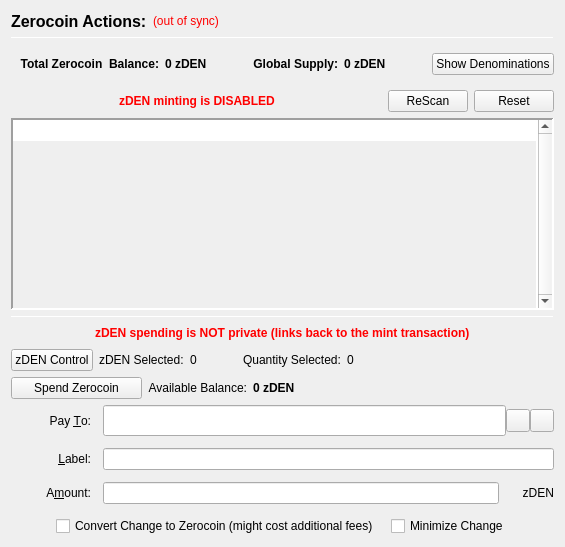
                  <widget class="QFrame" name="verticalFrameLeft">
                   <layout class="QVBoxLayout" name="verticalLayout_2">
                    <item>
                     <layout class="QVBoxLayout" name="verticalLayout_3">
                      <item>
                       <layout class="QHBoxLayout" name="horizontalLayout_3">
                        <item>
                         <widget class="QLabel" name="labelzDENActions">
                          <property name="font">
                           <font>
                            <pointsize>12</pointsize>
                            <weight>75</weight>
                            <bold>true</bold>
                           </font>
                          </property>
                          <property name="text">
                           <string>Zerocoin Actions:</string>
                          </property>
                          <property name="alignment">
                           <set>Qt::AlignLeading|Qt::AlignLeft|Qt::AlignVCenter</set>
                          </property>
                         </widget>
                        </item>
                        <item>
                         <widget class="QLabel" name="labelzDENSyncStatus">
                          <property name="toolTip">
                           <string>The displayed information may be out of date. Your wallet automatically synchronizes with the DENNODES network after a connection is established, but this process has not completed yet.</string>
                          </property>
                          <property name="styleSheet">
                           <string notr="true">QLabel { color: red; }</string>
                          </property>
                          <property name="text">
                           <string notr="true">(out of sync)</string>
                          </property>
                          <property name="alignment">
                           <set>Qt::AlignLeading|Qt::AlignLeft|Qt::AlignVCenter</set>
                          </property>
                         </widget>
                        </item>
                        <item>
                         <spacer name="horizontalSpacer">
                          <property name="orientation">
                           <enum>Qt::Horizontal</enum>
                          </property>
                          <property name="sizeHint" stdset="0">
                           <size>
                            <width>40</width>
                            <height>20</height>
                           </size>
                          </property>
                         </spacer>
                        </item>
                       </layout>
                      </item>
                      <item>
                       <widget class="Line" name="lineUpperLeft">
                        <property name="minimumSize">
                         <size>
                          <width>0</width>
                          <height>1</height>
                         </size>
                        </property>
                        <property name="maximumSize">
                         <size>
                          <width>16777215</width>
                          <height>1</height>
                         </size>
                        </property>
                        <property name="frameShadow">
                         <enum>QFrame::Sunken</enum>
                        </property>
                        <property name="orientation">
                         <enum>Qt::Horizontal</enum>
                        </property>
                       </widget>
                      </item>
                      <item>
                       <widget class="QFrame" name="balanceSupplyFrame">
                        <layout class="QHBoxLayout" name="horizontalLayout_2" stretch="0,0,0,1,0">
                         <property name="rightMargin">
                          <number>0</number>
                         </property>
                         <item>
                          <layout class="QHBoxLayout" name="horizontalLayout_34">
                           <item>
                            <widget class="QLabel" name="labelzAvailableText_3">
                             <property name="font">
                              <font>
                               <weight>75</weight>
                               <bold>true</bold>
                              </font>
                             </property>
                             <property name="toolTip">
                              <string>Total Balance including unconfirmed and immature zDEN</string>
                             </property>
                             <property name="text">
                              <string>Total Zerocoin  Balance:</string>
                             </property>
                             <property name="alignment">
                              <set>Qt::AlignRight|Qt::AlignTrailing|Qt::AlignVCenter</set>
                             </property>
                            </widget>
                           </item>
                           <item>
                            <widget class="QLabel" name="labelzAvailableAmount_4">
                             <property name="minimumSize">
                              <size>
                               <width>40</width>
                               <height>0</height>
                              </size>
                             </property>
                             <property name="font">
                              <font>
                               <weight>75</weight>
                               <bold>true</bold>
                              </font>
                             </property>
                             <property name="toolTip">
                              <string>Total Balance including unconfirmed and immature zDEN</string>
                             </property>
                             <property name="text">
                              <string>0 zDEN</string>
                             </property>
                             <property name="alignment">
                              <set>Qt::AlignLeading|Qt::AlignLeft|Qt::AlignVCenter</set>
                             </property>
                            </widget>
                           </item>
                          </layout>
                         </item>
                         <item>
                          <spacer name="horizontalSpacer_32">
                           <property name="orientation">
                            <enum>Qt::Horizontal</enum>
                           </property>
                           <property name="sizeHint" stdset="0">
                            <size>
                             <width>40</width>
                             <height>20</height>
                            </size>
                           </property>
                          </spacer>
                         </item>
                         <item>
                          <layout class="QHBoxLayout" name="horizontalLayout_35">
                           <item>
                            <widget class="QLabel" name="labelZsupplyText_2">
                             <property name="font">
                              <font>
                               <weight>75</weight>
                               <bold>true</bold>
                              </font>
                             </property>
                             <property name="text">
                              <string>Global Supply:</string>
                             </property>
                             <property name="alignment">
                              <set>Qt::AlignRight|Qt::AlignTrailing|Qt::AlignVCenter</set>
                             </property>
                            </widget>
                           </item>
                           <item>
                            <widget class="QLabel" name="labelZsupplyAmount_2">
                             <property name="font">
                              <font>
                               <weight>75</weight>
                               <bold>true</bold>
                              </font>
                             </property>
                             <property name="text">
                              <string>0 zDEN</string>
                             </property>
                            </widget>
                           </item>
                          </layout>
                         </item>
                         <item>
                          <spacer name="horizontalSpacer_31">
                           <property name="orientation">
                            <enum>Qt::Horizontal</enum>
                           </property>
                           <property name="sizeHint" stdset="0">
                            <size>
                             <width>40</width>
                             <height>20</height>
                            </size>
                           </property>
                          </spacer>
                         </item>
                         <item>
                          <widget class="QPushButton" name="pushButtonShowDenoms">
                           <property name="toolTip">
                            <string>Show zDEN denominations list</string>
                           </property>
                           <property name="text">
                            <string>Show Denominations</string>
                           </property>
                          </widget>
                         </item>
                        </layout>
                       </widget>
                      </item>
                      <item>
                       <layout class="QHBoxLayout" name="horizontalLayout_4">
                        <item>
                         <spacer name="horizontalSpacer_2">
                          <property name="orientation">
                           <enum>Qt::Horizontal</enum>
                          </property>
                          <property name="sizeHint" stdset="0">
                           <size>
                            <width>40</width>
                            <height>20</height>
                           </size>
                          </property>
                         </spacer>
                        </item>
                        <item>
                         <widget class="QLabel" name="label">
                          <property name="styleSheet">
                           <string notr="true">color: red;
font-weight: bold;</string>
                          </property>
                          <property name="text">
                           <string>zDEN minting is DISABLED</string>
                          </property>
                         </widget>
                        </item>
                        <item>
                         <spacer name="horizontalSpacer_3">
                          <property name="orientation">
                           <enum>Qt::Horizontal</enum>
                          </property>
                          <property name="sizeHint" stdset="0">
                           <size>
                            <width>40</width>
                            <height>20</height>
                           </size>
                          </property>
                         </spacer>
                        </item>
                        <item>
                         <widget class="QPushButton" name="pushButtonMintReset">
                          <property name="maximumSize">
                           <size>
                            <width>80</width>
                            <height>16777215</height>
                           </size>
                          </property>
                          <property name="toolTip">
                           <string>Rescan the complete blockchain for  Zerocoin mints and their meta-data.</string>
                          </property>
                          <property name="text">
                           <string>ReScan</string>
                          </property>
                         </widget>
                        </item>
                        <item>
                         <widget class="QPushButton" name="pushButtonSpentReset">
                          <property name="maximumSize">
                           <size>
                            <width>80</width>
                            <height>16777215</height>
                           </size>
                          </property>
                          <property name="toolTip">
                           <string>Reset Zerocoin Wallet DB. Deletes transactions that did not make it into the blockchain.</string>
                          </property>
                          <property name="text">
                           <string>Reset</string>
                          </property>
                         </widget>
                        </item>
                       </layout>
                      </item>
                      <item>
                       <widget class="QPlainTextEdit" name="TEMintStatus">
                        <property name="font">
                         <font>
                          <pointsize>8</pointsize>
                         </font>
                        </property>
                        <property name="toolTip">
                         <string>Status and/or Mesages from the last Mint Action.</string>
                        </property>
                        <property name="frameShape">
                         <enum>QFrame::Panel</enum>
                        </property>
                        <property name="frameShadow">
                         <enum>QFrame::Sunken</enum>
                        </property>
                        <property name="lineWidth">
                         <number>2</number>
                        </property>
                        <property name="midLineWidth">
                         <number>2</number>
                        </property>
                        <property name="verticalScrollBarPolicy">
                         <enum>Qt::ScrollBarAlwaysOn</enum>
                        </property>
                        <property name="horizontalScrollBarPolicy">
                         <enum>Qt::ScrollBarAlwaysOff</enum>
                        </property>
                        <property name="readOnly">
                         <bool>true</bool>
                        </property>
                        <property name="plainText">
                         <string notr="true"/>
                        </property>
                        <property name="backgroundVisible">
                         <bool>true</bool>
                        </property>
                       </widget>
                      </item>
                      <item>
                       <widget class="Line" name="line">
                        <property name="minimumSize">
                         <size>
                          <width>0</width>
                          <height>1</height>
                         </size>
                        </property>
                        <property name="maximumSize">
                         <size>
                          <width>16777215</width>
                          <height>1</height>
                         </size>
                        </property>
                        <property name="orientation">
                         <enum>Qt::Horizontal</enum>
                        </property>
                       </widget>
                      </item>
                      <item>
                       <layout class="QHBoxLayout" name="horizontalLayout_7">
                        <item>
                         <spacer name="horizontalSpacer_18">
                          <property name="orientation">
                           <enum>Qt::Horizontal</enum>
                          </property>
                          <property name="sizeHint" stdset="0">
                           <size>
                            <width>40</width>
                            <height>20</height>
                           </size>
                          </property>
                         </spacer>
                        </item>
                        <item>
                         <widget class="QLabel" name="label_2">
                          <property name="styleSheet">
                           <string notr="true">color: red;
font-weight: bold;</string>
                          </property>
                          <property name="text">
                           <string>zDEN spending is NOT private (links back to the mint transaction)</string>
                          </property>
                         </widget>
                        </item>
                        <item>
                         <spacer name="horizontalSpacer_30">
                          <property name="orientation">
                           <enum>Qt::Horizontal</enum>
                          </property>
                          <property name="sizeHint" stdset="0">
                           <size>
                            <width>40</width>
                            <height>20</height>
                           </size>
                          </property>
                         </spacer>
                        </item>
                       </layout>
                      </item>
                      <item>
                       <layout class="QHBoxLayout" name="horizontalLayout_24">
                        <property name="leftMargin">
                         <number>0</number>
                        </property>
                        <property name="bottomMargin">
                         <number>0</number>
                        </property>
                        <item>
                         <widget class="QPushButton" name="pushButtonZPivControl">
                          <property name="text">
                           <string>zDEN Control</string>
                          </property>
                         </widget>
                        </item>
                        <item>
                         <widget class="QLabel" name="labelzPivSelected">
                          <property name="text">
                           <string>zDEN Selected:</string>
                          </property>
                         </widget>
                        </item>
                        <item>
                         <widget class="QLabel" name="labelzPivSelected_int">
                          <property name="text">
                           <string>0</string>
                          </property>
                         </widget>
                        </item>
                        <item>
                         <spacer name="horizontalSpacer_17">
                          <property name="orientation">
                           <enum>Qt::Horizontal</enum>
                          </property>
                          <property name="sizeType">
                           <enum>QSizePolicy::Fixed</enum>
                          </property>
                          <property name="sizeHint" stdset="0">
                           <size>
                            <width>40</width>
                            <height>20</height>
                           </size>
                          </property>
                         </spacer>
                        </item>
                        <item>
                         <widget class="QLabel" name="labelQuantitySelected">
                          <property name="text">
                           <string>Quantity Selected:</string>
                          </property>
                         </widget>
                        </item>
                        <item>
                         <widget class="QLabel" name="labelQuantitySelected_int">
                          <property name="text">
                           <string>0</string>
                          </property>
                         </widget>
                        </item>
                        <item>
                         <spacer name="horizontalSpacer_19">
                          <property name="orientation">
                           <enum>Qt::Horizontal</enum>
                          </property>
                          <property name="sizeHint" stdset="0">
                           <size>
                            <width>40</width>
                            <height>20</height>
                           </size>
                          </property>
                         </spacer>
                        </item>
                       </layout>
                      </item>
                      <item>
                       <layout class="QHBoxLayout" name="horizontalLayout_6">
                        <item>
                         <widget class="QPushButton" name="pushButtonSpendzDEN">
                          <property name="minimumSize">
                           <size>
                            <width>131</width>
                            <height>0</height>
                           </size>
                          </property>
                          <property name="toolTip">
                           <string>Spend Zerocoin. Without 'Pay To:' address creates payments to yourself.</string>
                          </property>
                          <property name="text">
                           <string>Spend Zerocoin</string>
                          </property>
                         </widget>
                        </item>
                        <item>
                         <widget class="QLabel" name="labelzDENBalanceText">
                          <property name="toolTip">
                           <string>Available (mature and spendable) zDEN for spending</string>
                          </property>
                          <property name="text">
                           <string>Available Balance:</string>
                          </property>
                          <property name="alignment">
                           <set>Qt::AlignRight|Qt::AlignTrailing|Qt::AlignVCenter</set>
                          </property>
                         </widget>
                        </item>
                        <item>
                         <widget class="QLabel" name="labelzAvailableAmount_2">
                          <property name="font">
                           <font>
                            <weight>75</weight>
                            <bold>true</bold>
                           </font>
                          </property>
                          <property name="toolTip">
                           <string>Available (mature and spendable) zDEN for spending

zDEN are mature when they have more than 20 confirmations AND more than 2 mints of the same denomination after them were minted</string>
                          </property>
                          <property name="text">
                           <string>0 zDEN</string>
                          </property>
                          <property name="alignment">
                           <set>Qt::AlignLeading|Qt::AlignLeft|Qt::AlignVCenter</set>
                          </property>
                         </widget>
                        </item>
                        <item>
                         <spacer name="horizontalSpacer_4">
                          <property name="orientation">
                           <enum>Qt::Horizontal</enum>
                          </property>
                          <property name="sizeHint" stdset="0">
                           <size>
                            <width>40</width>
                            <height>20</height>
                           </size>
                          </property>
                         </spacer>
                        </item>
                       </layout>
                      </item>
                      <item>
                       <layout class="QGridLayout" name="gridLayout_7">
                        <property name="spacing">
                         <number>12</number>
                        </property>
                        <item row="0" column="0">
                         <widget class="QLabel" name="payToLabel">
                          <property name="minimumSize">
                           <size>
                            <width>80</width>
                            <height>0</height>
                           </size>
                          </property>
                          <property name="text">
                           <string>Pay &amp;To:</string>
                          </property>
                          <property name="alignment">
                           <set>Qt::AlignRight|Qt::AlignTrailing|Qt::AlignVCenter</set>
                          </property>
                          <property name="buddy">
                           <cstring>payTo</cstring>
                          </property>
                         </widget>
                        </item>
                        <item row="0" column="1">
                         <layout class="QHBoxLayout" name="payToLayout">
                          <property name="spacing">
                           <number>0</number>
                          </property>
                          <item>
                           <widget class="QValidatedLineEdit" name="payTo">
                            <property name="enabled">
                             <bool>true</bool>
                            </property>
                            <property name="minimumSize">
                             <size>
                              <width>0</width>
                              <height>31</height>
                             </size>
                            </property>
                            <property name="toolTip">
                             <string>The DENNODES address to send the payment to. Creates local payment to yourself when empty.</string>
                            </property>
                           </widget>
                          </item>
                          <item>
                           <widget class="QToolButton" name="addressBookButton">
                            <property name="toolTip">
                             <string>Choose previously used address</string>
                            </property>
                            <property name="text">
                             <string/>
                            </property>
                            <property name="icon">
                             <iconset resource="../dennodes.qrc">
                              <normaloff>:/icons/address-book</normaloff>:/icons/address-book</iconset>
                            </property>
                            <property name="shortcut">
                             <string>Alt+A</string>
                            </property>
                           </widget>
                          </item>
                          <item>
                           <widget class="QToolButton" name="pasteButton">
                            <property name="toolTip">
                             <string>Paste address from clipboard</string>
                            </property>
                            <property name="text">
                             <string/>
                            </property>
                            <property name="icon">
                             <iconset resource="../dennodes.qrc">
                              <normaloff>:/icons/editpaste</normaloff>:/icons/editpaste</iconset>
                            </property>
                            <property name="shortcut">
                             <string>Alt+P</string>
                            </property>
                           </widget>
                          </item>
                         </layout>
                        </item>
                        <item row="1" column="0">
                         <widget class="QLabel" name="labelLabel">
                          <property name="minimumSize">
                           <size>
                            <width>80</width>
                            <height>0</height>
                           </size>
                          </property>
                          <property name="text">
                           <string>&amp;Label:</string>
                          </property>
                          <property name="alignment">
                           <set>Qt::AlignRight|Qt::AlignTrailing|Qt::AlignVCenter</set>
                          </property>
                          <property name="buddy">
                           <cstring>addAsLabel</cstring>
                          </property>
                         </widget>
                        </item>
                        <item row="1" column="1">
                         <widget class="QLineEdit" name="addAsLabel">
                          <property name="toolTip">
                           <string>Enter a label for this address to add it to the list of used addresses</string>
                          </property>
                         </widget>
                        </item>
                        <item row="2" column="0">
                         <widget class="QLabel" name="amountLabel">
                          <property name="minimumSize">
                           <size>
                            <width>80</width>
                            <height>0</height>
                           </size>
                          </property>
                          <property name="text">
                           <string>A&amp;mount:</string>
                          </property>
                          <property name="alignment">
                           <set>Qt::AlignRight|Qt::AlignTrailing|Qt::AlignVCenter</set>
                          </property>
                          <property name="buddy">
                           <cstring>zDENpayAmount</cstring>
                          </property>
                         </widget>
                        </item>
                        <item row="2" column="1">
                         <layout class="QHBoxLayout" name="horizontalLayout_9">
                          <property name="spacing">
                           <number>0</number>
                          </property>
                          <item>
                           <widget class="QLineEdit" name="zDENpayAmount"/>
                          </item>
                          <item>
                           <widget class="QLabel" name="labelzDEN">
                            <property name="minimumSize">
                             <size>
                              <width>55</width>
                              <height>0</height>
                             </size>
                            </property>
                            <property name="text">
                             <string>zDEN</string>
                            </property>
                            <property name="alignment">
                             <set>Qt::AlignRight|Qt::AlignTrailing|Qt::AlignVCenter</set>
                            </property>
                           </widget>
                          </item>
                         </layout>
                        </item>
                        <item row="3" column="0" colspan="2">
                         <layout class="QHBoxLayout" name="horizontalLayout_10">
                          <item>
                           <spacer name="horizontalSpacer_5">
                            <property name="orientation">
                             <enum>Qt::Horizontal</enum>
                            </property>
                            <property name="sizeHint" stdset="0">
                             <size>
                              <width>40</width>
                              <height>20</height>
                             </size>
                            </property>
                           </spacer>
                          </item>
                          <item>
                           <widget class="QCheckBox" name="checkBoxMintChange">
                            <property name="sizePolicy">
                             <sizepolicy hsizetype="MinimumExpanding" vsizetype="Fixed">
                              <horstretch>0</horstretch>
                              <verstretch>0</verstretch>
                             </sizepolicy>
                            </property>
                            <property name="layoutDirection">
                             <enum>Qt::LeftToRight</enum>
                            </property>
                            <property name="text">
                             <string>Convert Change to Zerocoin (might cost additional fees)</string>
                            </property>
                           </widget>
                          </item>
                          <item>
                           <widget class="QCheckBox" name="checkBoxMinimizeChange">
                            <property name="toolTip">
                             <string>If checked, the wallet tries to minimize the returning change instead of minimizing the number of spent denominations.</string>
                            </property>
                            <property name="text">
                             <string>Minimize Change</string>
                            </property>
                           </widget>
                          </item>
                          <item>
                           <spacer name="horizontalSpacer_6">
                            <property name="orientation">
                             <enum>Qt::Horizontal</enum>
                            </property>
                            <property name="sizeHint" stdset="0">
                             <size>
                              <width>40</width>
                              <height>20</height>
                             </size>
                            </property>
                           </spacer>
                          </item>
                         </layout>
                        </item>
                       </layout>
                      </item>
                     </layout>
                    </item>
                   </layout>
                  </widget>
